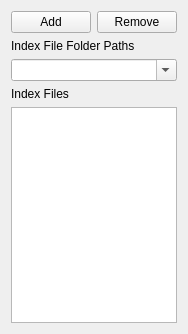
       <widget class="QWidget" name="IndexFiles">
        <property name="geometry">
         <rect>
          <x>0</x>
          <y>0</y>
          <width>172</width>
          <height>334</height>
         </rect>
        </property>
        <attribute name="label">
         <string>Index Files</string>
        </attribute>
        <layout class="QGridLayout" name="gridLayout_13">
         <item row="0" column="1">
          <widget class="QPushButton" name="removeIndexPath">
           <property name="text">
            <string>Remove</string>
           </property>
          </widget>
         </item>
         <item row="0" column="0">
          <widget class="QPushButton" name="addIndexPath">
           <property name="text">
            <string>Add</string>
           </property>
          </widget>
         </item>
         <item row="2" column="0" colspan="2">
          <widget class="QLabel" name="label_26">
           <property name="text">
            <string>Index File Folder Paths</string>
           </property>
           <property name="wordWrap">
            <bool>true</bool>
           </property>
          </widget>
         </item>
         <item row="3" column="0" colspan="2">
          <widget class="QComboBox" name="indexFolderPaths">
           <property name="editable">
            <bool>true</bool>
           </property>
          </widget>
         </item>
         <item row="5" column="0" colspan="2">
          <widget class="QListWidget" name="indexFiles"/>
         </item>
         <item row="4" column="0" colspan="2">
          <widget class="QLabel" name="label_30">
           <property name="text">
            <string>Index Files</string>
           </property>
           <property name="wordWrap">
            <bool>true</bool>
           </property>
          </widget>
         </item>
        </layout>
       </widget>
